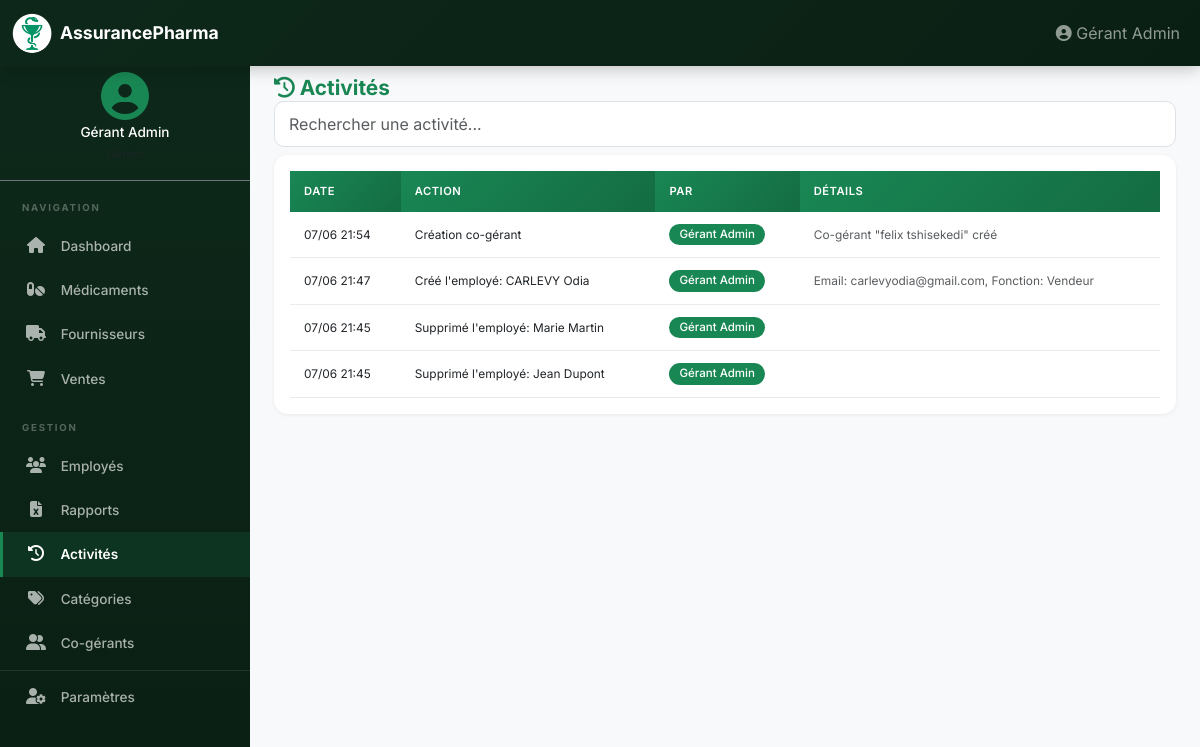
Screenshot of /activities/ (signed in) with the database file from the repository.
### app/models/__init__.py (models this page shows, shortened)
class User(UserMixin, db.Model):
    __tablename__ = 'users'
    id = db.Column(db.Integer, primary_key=True)
    email = db.Column(db.String(120), unique=True, nullable=False, index=True)
    nom = db.Column(db.String(100), nullable=False)
    prenom = db.Column(db.String(100), nullable=False)
    password_hash = db.Column(db.String(200), nullable=False)
    role = db.Column(db.String(20), default='gerant', nullable=False)
    actif = db.Column(db.Boolean, default=True)
    created_at = db.Column(db.DateTime, default=datetime.utcnow)
    parent_id = db.Column(db.Integer, db.ForeignKey('users.id'))
    medicines = db.relationship('Medicine', backref='gerant', lazy=True)
    suppliers = db.relationship('Supplier', backref='gerant', lazy=True)
    employees = db.relationship('Employee', backref='gerant', lazy=True)
    activities = db.relationship('Activity', backref='user', lazy=True)
    categories = db.relationship('Category', backref='gerant', lazy=True)
    photo = db.Column(db.String(255))

class Activity(db.Model):
    __tablename__ = 'activities'
    id = db.Column(db.Integer, primary_key=True)
    user_id = db.Column(db.Integer, db.ForeignKey('users.id'))
    employee_id = db.Column(db.Integer, db.ForeignKey('employees.id'))
    action = db.Column(db.String(200), nullable=False)
    details = db.Column(db.Text)
    created_at = db.Column(db.DateTime, default=datetime.utcnow, index=True)
    employee_ref = db.relationship('Employee', backref='activities', lazy=True)

### app/routes/activities.py (the view)
@activities_bp.route('/')
@login_required
@gerant_required
def list_activities():
    page = request.args.get('page', 1, type=int)
    query = Activity.query
    if current_user.role == 'co-gerant':
        employee_ids = [e.id for e in Employee.query.filter_by(gerant_id=current_user.effective_gerant_id).all()]
        query = query.filter(Activity.employee_id.in_(employee_ids))
    activities = query.order_by(Activity.created_at.desc()).paginate(page=page, per_page=50)
    return render_template('activities/list.html', activities=activities)

### app/models/__init__.py (called while the page is built)
@login_manager.user_loader
def load_user(user_id):
    if user_id.startswith('E'):
        return Employee.query.get(int(user_id[1:]))
    return User.query.get(int(user_id))

### app/templates/activities/list.html (shortened to what this page needs)
{% extends "base.html" %}
{% block content %}
<div class="fade-in">
  <h1 class="page-title"><i class="fas fa-history"></i> Activités</h1>
  <div class="mb-2">
    <input type="text" id="searchInput" class="form-control form-control-sm" placeholder="Rechercher une activité..." oninput="filterTable(this.value)">
  </div>
  <div class="card">
    <div class="card-body p-0 p-md-3">
      {% if activities and activities.items %}
      <div class="table-responsive">
        <table class="table mb-0">
          <thead>
            <tr>
              <th>Date</th>
              <th>Action</th>
              <th class="d-none d-sm-table-cell">Par</th>
              <th class="d-none d-sm-table-cell">Détails</th>
            </tr>
          </thead>
          <tbody>
            {% for a in activities.items %}
            <tr>
              <td class="small text-nowrap">{{ a.created_at.strftime('%d/%m %H:%M') if a.created_at else '-' }}</td>
              <td class="small">{{ a.action }}</td>
              <td class="d-none d-sm-table-cell small">
                {% if a.employee_ref %}
                  <span class="badge bg-info">{{ a.employee_ref.prenom }} {{ a.employee_ref.nom }}</span>
                {% elif a.user %}
                  <span class="badge bg-primary">{{ a.user.prenom }} {{ a.user.nom }}</span>
                {% else %}
                  <span class="text-muted">Système</span>
                {% endif %}
              </td>
              <td class="d-none d-sm-table-cell small text-muted">{{ a.details or '' }}</td>
            </tr>
            {% endfor %}
          </tbody>
        </table>
      </div>
      {% else %}
      <p class="text-muted text-center mb-0 py-3">Aucune activité.</p>
      {% endif %}
    </div>
  </div>
</div>
{% endblock %}

### app/templates/base.html (shortened to what this page needs)
<!doctype html>
<html lang="fr">
  <head>
    <link href="https://cdn.jsdelivr.net/npm/bootstrap@5.3.0/dist/css/bootstrap.min.css" rel="stylesheet" />
    <link rel="stylesheet" href="https://cdnjs.cloudflare.com/ajax/libs/font-awesome/6.5.0/css/all.min.css" />
    <link rel="stylesheet" href="{{ url_for('static', filename='css/style.css') }}" />
  </head>
  <body>
    <nav class="navbar navbar-expand-lg navbar-dark bg-primary fixed-top">
      <div class="container-fluid">
        <span class="navbar-brand">
          <img src="{{ url_for('static', filename='icons/Coupe_Hygie2.png') }}" alt="Logo" class="logo-img">
          <span class="brand-text">AssurancePharma</span>
        </span>
        <div class="collapse navbar-collapse" id="navbarNav">
          <ul class="navbar-nav ms-auto align-items-center">
            {% if current_user.is_authenticated %}
            <li class="nav-item">
              <span class="nav-link" style="cursor:default">
                <i class="fas fa-user-circle"></i>
                <span class="d-none d-md-inline">{{ current_user.prenom }} {{ current_user.nom }}</span>
              </span>
            </li>
            {% endif %}
          </ul>
        </div>
      </div>
    </nav>
    {% if current_user.is_authenticated %}
    <div class="app-layout">
      <div class="sidebar desktop-only">
        <div class="sidebar-user text-center py-3 border-bottom border-secondary">
          {% if current_user.photo %}
          <img src="{{ url_for('static', filename='uploads/' + current_user.photo) }}" alt="Photo" class="rounded-circle mb-1" style="width:50px;height:50px;object-fit:cover;border:2px solid var(--primary);">
          {% else %}
          <i class="fas fa-user-circle fa-3x mb-1" style="color:var(--primary);"></i>
          {% endif %}
          <h6 class="text-white mb-0" style="font-size:0.85rem;">{{ current_user.prenom }} {{ current_user.nom }}</h6>
          <small class="text-muted" style="font-size:0.7rem;">
          </small>
        </div>
        <div class="sidebar-section">Navigation</div>
        {% if current_user.role is defined and current_user.role in ('gerant', 'co-gerant') %}
        <a class="nav-link {% if request.endpoint == 'dashboard.index' %}active{% endif %}" href="{{ url_for('dashboard.index') }}"><i class="fas fa-home"></i> Dashboard</a>
        <a class="nav-link {% if request.endpoint and request.endpoint.startswith('medicines.') %}active{% endif %}" href="{{ url_for('medicines.list_medicines') }}"><i class="fas fa-pills"></i> Médicaments</a>
        <a class="nav-link {% if request.endpoint and request.endpoint.startswith('suppliers.') %}active{% endif %}" href="{{ url_for('suppliers.list_suppliers') }}"><i class="fas fa-truck"></i> Fournisseurs</a>
        <a class="nav-link {% if request.endpoint and request.endpoint.startswith('sales.') %}active{% endif %}" href="{{ url_for('sales.list_sales') }}"><i class="fas fa-shopping-cart"></i> Ventes</a>
        <div class="sidebar-section">Gestion</div>
        <a class="nav-link {% if request.endpoint and request.endpoint.startswith('employees.') %}active{% endif %}" href="{{ url_for('employees.list_employees') }}"><i class="fas fa-users"></i> Employés</a>
        <a class="nav-link {% if request.endpoint and request.endpoint.startswith('reports.') %}active{% endif %}" href="{{ url_for('reports.index') }}"><i class="fas fa-file-excel"></i> Rapports</a>
        <a class="nav-link {% if request.endpoint and request.endpoint.startswith('activities.') %}active{% endif %}" href="{{ url_for('activities.list_activities') }}"><i class="fas fa-history"></i> Activités</a>
        <a class="nav-link {% if request.endpoint and request.endpoint.startswith('categories.') %}active{% endif %}" href="{{ url_for('categories.list_categories') }}"><i class="fas fa-tags"></i> Catégories</a>
        {% if current_user.role == 'gerant' %}
        <a class="nav-link {% if request.endpoint and 'co_gerant' in request.endpoint %}active{% endif %}" href="{{ url_for('auth.list_co_gerants') }}"><i class="fas fa-user-friends"></i> Co-gérants</a>
        {% endif %}
        <hr class="border-secondary my-1">
        <a class="nav-link {% if request.endpoint == 'auth.profil' %}active{% endif %}" href="{{ url_for('auth.profil') }}"><i class="fas fa-user-cog"></i> Paramètres</a>
        {% endif %}
      </div>
      <div class="main-content">
    {% else %}
    <div class="container-fluid px-0">
    {% endif %}
      {% block content %}{% endblock %}
    {% if current_user.is_authenticated %}
      </div>
    </div>
    {% else %}
    </div>
    {% endif %}
  </body>
</html>

### app/static/css/style.css (style rules this page uses)
:root { --primary: #198754; --primary-dark: #146c43; --primary-light: #d1e7dd; --primary-glow: rgba(25, 135, 84, 0.15); --secondary: #6c757d; --success: #198754; --warning: #ffc107; --danger: #dc3545; --info: #0dcaf0; --dark: #1a1a2e; --gray-100: #f8f9fa; --gray-200: #e9ecef; --gray-300: #dee2e6; --gray-600: #6c757d; --sidebar-width: 250px; --nav-height: 56px; --radius: 14px; --radius-sm: 10px; --shadow: 0 1px 4px rgba(0,0,0,0.06); --shadow-lg: 0 4px 20px rgba(0,0,0,0.1); }
* { box-sizing: border-box; }
body { padding-top: var(--nav-height); font-family: "Inter", "Segoe UI", Tahoma, Geneva, Verdana, sans-serif; background-color: var(--gray-100); color: var(--dark); min-height: 100vh; -webkit-font-smoothing: antialiased; }
.brand-text { font-weight: 700; font-size: 1.1rem; }
.logo-img { width: 40px; height: 40px; border-radius: 50%; object-fit: contain; margin-right: 8px; vertical-align: middle; }
.logo-img { width: 40px; height: 40px; border-radius:50%; object-fit: contain; margin-right: 8px; vertical-align: middle; }
.page-title { font-weight: 700; margin-bottom: 0; font-size: 1.3rem; color: var(--primary); }
.app-layout { display: flex; min-height: calc(100vh - var(--nav-height)); background: var(--gray-100); }
.sidebar { width: var(--sidebar-width); background: linear-gradient(180deg, #0d281a 0%, #0a1f13 100%); flex-shrink: 0; padding-top: 0; position: sticky; top: var(--nav-height); height: calc(100vh - var(--nav-height)); overflow-y: auto; z-index: 100; }
.sidebar .nav-link { color: rgba(255, 255, 255, 0.65); padding: 12px 22px; border-radius: 0; transition: all 0.2s; border-left: 3px solid transparent; font-size: 0.85rem; font-weight: 500; }
.sidebar .nav-link.active { color: white; background: rgba(25, 135, 84, 0.18); border-left-color: var(--primary); font-weight: 600; }
.sidebar .nav-link i { width: 22px; margin-right: 10px; text-align: center; font-size: 1rem; }
.sidebar .sidebar-section { color: rgba(255,255,255,0.3); font-size: 0.6rem; text-transform: uppercase; letter-spacing: 1.8px; padding: 20px 22px 8px; font-weight: 700; }
.sidebar-user { padding: 18px 20px 14px; }
.main-content { flex: 1; padding: 20px 24px; overflow-x: hidden; width: 100%; }
.navbar-dark.bg-primary { background: linear-gradient(135deg, #0d281a 0%, #0a1f13 100%) !important; box-shadow: 0 2px 16px rgba(0, 0, 0, 0.25); }
.navbar-brand { font-weight: 700; display: flex; align-items: center; }
.card { border: none; border-radius: var(--radius); box-shadow: var(--shadow); transition: box-shadow 0.3s, transform 0.2s; margin-bottom: 1rem; overflow: hidden; }
.card-body { padding: 18px; }
.form-control, .form-select { border-radius: var(--radius-sm); border: 1px solid var(--gray-300); padding: 10px 14px; font-size: 16px; transition: border-color 0.2s, box-shadow 0.2s; }
.table { background: white; margin-bottom: 0; font-size: 0.85rem; }
.table thead th { background: linear-gradient(135deg, var(--primary) 0%, var(--primary-dark) 100%); color: white; border: none; padding: 12px 14px; font-weight: 600; font-size: 0.7rem; text-transform: uppercase; letter-spacing: 0.5px; white-space: nowrap; position: sticky; top: 0; z-index: 2; }
.table tbody td { padding: 12px 14px; border-color: var(--gray-200); vertical-align: middle; }
.table tbody tr { transition: background 0.15s; }
.badge { padding: 5px 10px; border-radius: 20px; font-weight: 500; font-size: 0.72rem; }
.fade-in { animation: fadeIn 0.3s ease-out; }
.bg-primary { background-color: var(--primary) !important; }

### rows the page displays
User: prenom "Gérant", nom "Admin"
Activity: created_at "07/06 21:54", action "Création co-gérant", user.prenom "Gérant", user.nom "Admin", details "Co-gérant \"felix tshisekedi\" créé"
Activity: created_at "07/06 21:47", action "Créé l'employé: CARLEVY Odia", user.prenom "Gérant", user.nom "Admin", details "Email: carlevyodia@gmail.com, Fonction: Vendeur"
Activity: created_at "07/06 21:45", action "Supprimé l'employé: Marie Martin", user.prenom "Gérant", user.nom "Admin"
Activity: created_at "07/06 21:45", action "Supprimé l'employé: Jean Dupont", user.prenom "Gérant", user.nom "Admin"
